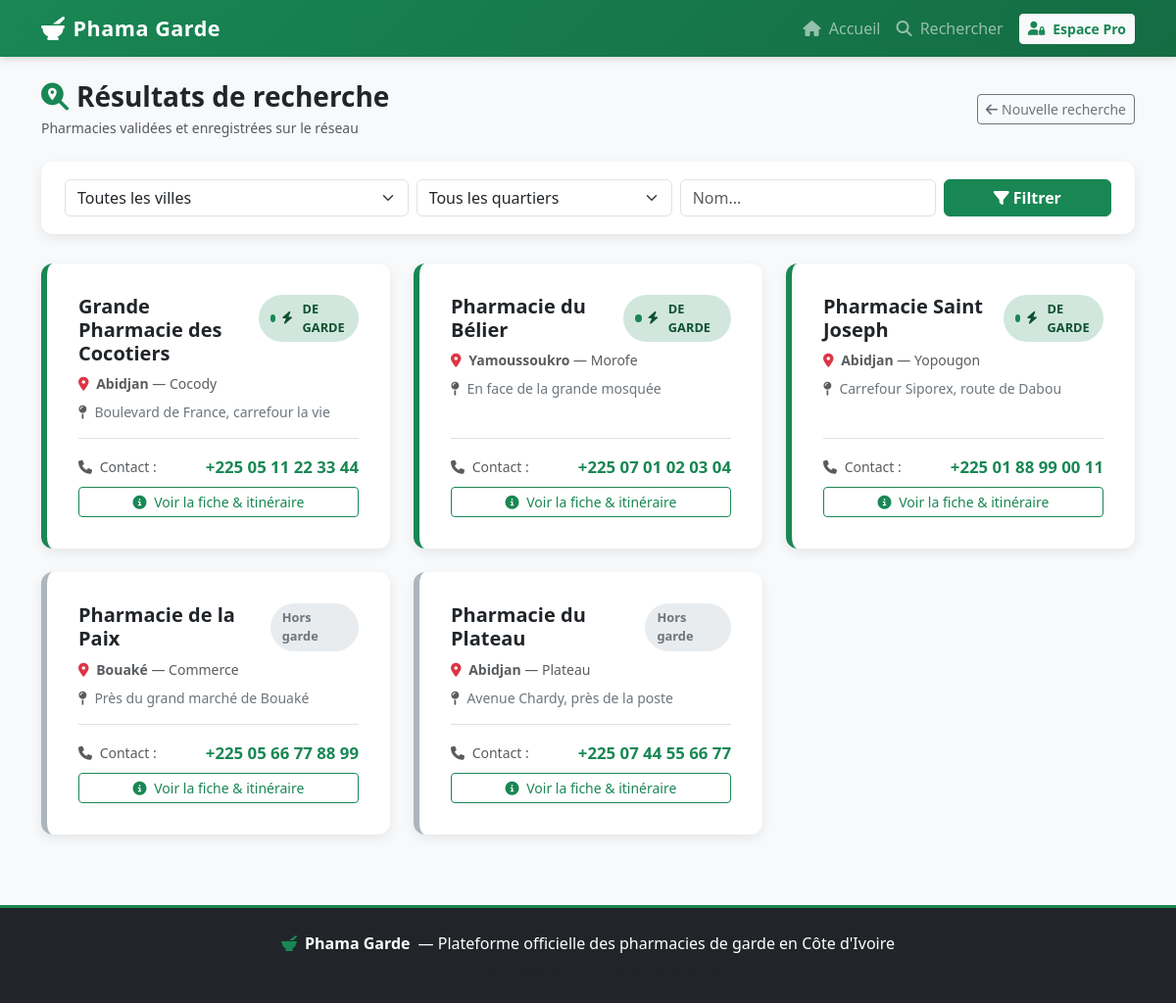
Screenshot of /search with the database file from the repository.
### tables this page shows
CREATE TABLE pharmacies (
    id INT AUTO_INCREMENT PRIMARY KEY,
    user_id INT NOT NULL,
    name VARCHAR(150) NOT NULL,
    city VARCHAR(100) NOT NULL,
    neighborhood VARCHAR(100) DEFAULT NULL,
    address TEXT,
    phone VARCHAR(20),
    is_on_guard TINYINT(1) NOT NULL DEFAULT 0,
    is_approved TINYINT(1) NOT NULL DEFAULT 0,
    created_at TIMESTAMP DEFAULT CURRENT_TIMESTAMP,
    FOREIGN KEY (user_id) REFERENCES users(id) ON DELETE CASCADE
);

### controllers/ClientController.php (called while the page is built, shortened)
<?php
require_once __DIR__ . '/../models/Pharmacy.php';
function search(): void
{
    $city         = !empty($_GET['city']) ? trim($_GET['city']) : null;
    $neighborhood = !empty($_GET['neighborhood']) ? trim($_GET['neighborhood']) : null;
    $name         = !empty($_GET['name']) ? trim($_GET['name']) : null;
    $pharmacyModel = new Pharmacy();
    $pharmacies = $pharmacyModel->search($city, $neighborhood, $name);
    $pageCss   = 'results';
    $viewPath  = __DIR__ . '/../views/';
    require $viewPath . 'layouts/header.php';
    require $viewPath . 'client/results.php';
    require $viewPath . 'layouts/footer.php';
}

### config/database.php (called while the page is built)
<?php
return [
    'host'     => '127.0.0.1',
    'dbname'   => 'phama_garde',
    'username' => 'admin',
    'password' => 'admin',
    'charset'  => 'utf8mb4',
    'options'  => [
        PDO::ATTR_ERRMODE            => PDO::ERRMODE_EXCEPTION,
        PDO::ATTR_DEFAULT_FETCH_MODE => PDO::FETCH_ASSOC,
        PDO::ATTR_EMULATE_PREPARES   => false,
    ],
];

### models/Database.php (called while the page is built, shortened)
<?php
class Database
{
    private static ?PDO $instance = null;
    public static function getInstance(): PDO
    {
        if (self::$instance === null) {
            $config = require __DIR__ . '/../config/database.php';
            $dsn = sprintf('mysql:host=%s;dbname=%s;charset=%s',
                $config['host'], $config['dbname'], $config['charset']
            );
            self::$instance = new PDO($dsn, $config['username'], $config['password'], $config['options']);
        }
        return self::$instance;
    }
}

### models/Pharmacy.php (called while the page is built, shortened)
<?php
require_once __DIR__ . '/Database.php';
class Pharmacy
{
    private PDO $db;
    public function __construct()
    {
        $this->db = Database::getInstance();
    }
    public function search(?string $city = null, ?string $neighborhood = null, ?string $name = null): array
    {
        $sql = "SELECT * FROM pharmacies WHERE is_approved = 1";
        $params = [];
        $sql .= ' ORDER BY is_on_guard DESC, name ASC';
        $stmt = $this->db->prepare($sql);
        $stmt->execute($params);
        return $stmt->fetchAll();
    }
}

### views/client/results.php (the view, shortened to what this page needs)
<div class="container py-4">
    <div class="d-flex justify-content-between align-items-center mb-4">
        <div>
            <h1 class="h3 fw-bold mb-1 d-flex align-items-center gap-2">
                <i class="fa-solid fa-magnifying-glass-location text-success"></i>
                <span>Résultats de recherche</span>
            </h1>
            <p class="text-muted small mb-0">Pharmacies validées et enregistrées sur le réseau</p>
        </div>
        <a href="/" class="btn btn-outline-secondary btn-sm d-flex align-items-center gap-1">
            <i class="fa-solid fa-arrow-left"></i>
            <span>Nouvelle recherche</span>
        </a>
    </div>
    <div class="filter-bar">
        <form action="/search" method="GET" class="row g-2 align-items-center" id="searchForm">
            <div class="col-md-4">
                <select class="form-select" id="citySelect" name="city">
                    <option value="">Toutes les villes</option>
                </select>
            </div>
            <div class="col-md-3">
                <select class="form-select" id="neighborhoodSelect" name="neighborhood">
                    <option value="">Tous les quartiers</option>
                </select>
            </div>
            <div class="col-md-3">
                <input type="text" class="form-control" name="name" placeholder="Nom..." value="<?= htmlspecialchars($_GET['name'] ?? '') ?>">
            </div>
            <div class="col-md-2">
                <button type="submit" class="btn btn-success w-100 fw-bold d-flex align-items-center justify-content-center gap-1">
                    <i class="fa-solid fa-filter"></i>
                    <span>Filtrer</span>
                </button>
            </div>
        </form>
    </div>
    <?php if (!empty($pharmacies)): ?>
        <div class="row g-4">
            <?php foreach ($pharmacies as $p): ?>
                <div class="col-lg-4 col-md-6">
                    <div class="card pharmacy-result-card h-100 p-3 <?= $p['is_on_guard'] ? 'is-guard' : 'not-guard' ?>">
                        <div class="card-body d-flex flex-column">
                            <div class="d-flex justify-content-between align-items-start mb-2">
                                <h5 class="fw-bold text-dark mb-0">
                                    <a href="/pharmacy/detail?id=<?= (int)$p['id'] ?>" class="text-dark text-decoration-none">
                                        <?= htmlspecialchars($p['name']) ?>
                                    </a>
                                </h5>
                                <?php if ($p['is_on_guard']): ?>
                                    <span class="status-pill-guard">
                                        <i class="fa-solid fa-bolt me-1"></i> DE GARDE
                                    </span>
                                <?php else: ?>
                                    <span class="status-pill-off">Hors garde</span>
                                <?php endif; ?>
                            </div>
                            <p class="text-muted small mb-2">
                                <i class="fa-solid fa-location-dot text-danger me-1"></i>
                                <strong><?= htmlspecialchars($p['city']) ?></strong>
                                <?php if (!empty($p['neighborhood'])): ?>
                                    — <?= htmlspecialchars($p['neighborhood']) ?>
                                <?php endif; ?>
                            </p>
                            <?php if (!empty($p['address'])): ?>
                                <p class="text-secondary small mb-3">
                                    <i class="fa-solid fa-map-pin text-muted me-1"></i>
                                    <?= htmlspecialchars($p['address']) ?>
                                </p>
                            <?php endif; ?>
                            <div class="mt-auto pt-3 border-top">
                                <div class="d-flex justify-content-between align-items-center mb-2">
                                    <span class="text-muted small"><i class="fa-solid fa-phone me-1"></i> Contact :</span>
                                    <?php if (!empty($p['phone'])): ?>
                                        <a href="tel:<?= htmlspecialchars($p['phone']) ?>" class="phone-link">
                                            <?= htmlspecialchars($p['phone']) ?>
                                        </a>
                                    <?php else: ?>
                                        <span class="text-muted small">Non renseigné</span>
                                    <?php endif; ?>
                                </div>
                                <div class="d-grid mt-2">
                                    <a href="/pharmacy/detail?id=<?= (int)$p['id'] ?>" class="btn btn-sm btn-outline-success">
                                        <i class="fa-solid fa-circle-info me-1"></i> Voir la fiche & itinéraire
                                    </a>
                                </div>
                            </div>
                        </div>
                    </div>
                </div>
            <?php endforeach; ?>
        </div>
    <?php endif; ?>
</div>

### public/index.php (shortened to what this page needs)
<?php
$uri    = rtrim(parse_url($_SERVER['REQUEST_URI'] ?? '/', PHP_URL_PATH), '/') ?: '/';
switch ($uri) {
    case '/search':
        require_once BASE_PATH . '/controllers/ClientController.php';
        search();
        break;
}

### views/layouts/header.php (shortened to what this page needs)
<!DOCTYPE html>
<html lang="fr">
<head>
    <link href="https://cdn.jsdelivr.net/npm/bootstrap@5.3.2/dist/css/bootstrap.min.css" rel="stylesheet">
    <link rel="stylesheet" href="https://cdnjs.cloudflare.com/ajax/libs/font-awesome/6.5.1/css/all.min.css">
    <link rel="stylesheet" href="/assets/css/global.css">
    <?php if (!empty($pageCss)): ?>
        <link rel="stylesheet" href="/assets/css/<?= htmlspecialchars($pageCss) ?>.css">
    <?php endif; ?>
</head>
<body class="<?= !empty($isDashboard) ? 'dashboard-layout-body' : '' ?>">
<?php if (empty($isDashboard)): ?>
<nav class="navbar navbar-expand-lg navbar-dark bg-pharmacy">
    <div class="container">
        <a class="navbar-brand fw-bold d-flex align-items-center gap-2" href="/">
            <i class="fa-solid fa-mortar-pestle fs-4 text-white"></i>
            <span>Phama Garde</span>
        </a>
        <div class="collapse navbar-collapse" id="navMain">
            <ul class="navbar-nav ms-auto align-items-lg-center">
                <li class="nav-item">
                    <a class="nav-link" href="/">
                        <i class="fa-solid fa-house me-1"></i> Accueil
                    </a>
                </li>
                <li class="nav-item">
                    <a class="nav-link" href="/search">
                        <i class="fa-solid fa-magnifying-glass me-1"></i> Rechercher
                    </a>
                </li>
                <?php if (isset($_SESSION['user_id'])): ?>
                    <?php if ($_SESSION['user_role'] === 'admin'): ?>
                        <li class="nav-item">
                            <a class="nav-link" href="/admin/dashboard">
                                <i class="fa-solid fa-chart-line me-1"></i> Administration
                            </a>
                        </li>
                    <?php elseif ($_SESSION['user_role'] === 'pharmacy'): ?>
                        <li class="nav-item">
                            <a class="nav-link" href="/pharmacy/dashboard">
                                <i class="fa-solid fa-hospital-user me-1"></i> Mon Espace
                            </a>
                        </li>
                    <?php endif; ?>
                    <li class="nav-item ms-lg-2">
                        <a class="btn btn-sm btn-outline-light d-flex align-items-center gap-2" href="/logout">
                            <i class="fa-solid fa-arrow-right-from-bracket"></i>
                            <span>Déconnexion</span>
                        </a>
                    </li>
                <?php else: ?>
                    <li class="nav-item ms-lg-2">
                        <a class="btn btn-sm btn-light text-success fw-bold d-flex align-items-center gap-2" href="/login">
                            <i class="fa-solid fa-user-lock"></i>
                            <span>Espace Pro</span>
                        </a>
                    </li>
                <?php endif; ?>
            </ul>
        </div>
    </div>
</nav>
<?php endif; ?>
<main class="<?= !empty($isDashboard) ? 'dashboard-main-area' : '' ?>">

### views/layouts/footer.php (shortened to what this page needs)
</main>
<?php if (empty($isDashboard)): ?>
<footer class="bg-dark text-white text-center py-4 mt-5">
    <div class="container">
        <p class="mb-1 d-flex align-items-center justify-content-center gap-2">
            <i class="fa-solid fa-mortar-pestle text-success"></i>
            <strong>Phama Garde</strong> — Plateforme officielle des pharmacies de garde en Côte d'Ivoire
        </p>
        <p class="mb-0 text-muted small">&copy; <?= date('Y') ?> Phama Garde. Tous droits réservés.</p>
    </div>
</footer>
<?php endif; ?>
</body>
</html>

### public/assets/css/global.css (style rules this page uses)
:root { --pharm-primary: #198754; --pharm-primary-dark: #146c43; --pharm-primary-light: #20c997; --pharm-accent: #0dcaf0; --pharm-danger: #dc3545; --pharm-warning: #ffc107; --pharm-bg: #f8f9fa; --pharm-card-bg: #ffffff; --pharm-text: #212529; --pharm-muted: #6c757d; --pharm-border-radius: 12px; --pharm-shadow: 0 4px 12px rgba(0, 0, 0, 0.08); --pharm-shadow-hover: 0 8px 24px rgba(0, 0, 0, 0.12); }
body { background-color: var(--pharm-bg); color: var(--pharm-text); font-family: 'Segoe UI', system-ui, -apple-system, sans-serif; min-height: 100vh; display: flex; flex-direction: column; }
main { flex: 1 0 auto; }
.bg-pharmacy { background: linear-gradient(135deg, var(--pharm-primary) 0%, var(--pharm-primary-dark) 100%); box-shadow: 0 2px 8px rgba(0, 0, 0, 0.15); }
.navbar-brand { font-size: 1.35rem; letter-spacing: 0.5px; }
.nav-link { font-weight: 500; transition: color 0.2s ease; }
footer { border-top: 3px solid var(--pharm-primary); }

### public/assets/css/results.css (style rules this page uses)
.filter-bar { background: #ffffff; border-radius: var(--pharm-border-radius); padding: 18px 24px; box-shadow: var(--pharm-shadow); margin-bottom: 30px; }
.pharmacy-result-card { background: #ffffff; border: none; border-radius: var(--pharm-border-radius); box-shadow: var(--pharm-shadow); transition: transform 0.2s ease, box-shadow 0.2s ease; overflow: hidden; }
.pharmacy-result-card.is-guard { border-left: 6px solid #198754; }
.pharmacy-result-card.not-guard { border-left: 6px solid #adb5bd; }
.status-pill-guard { background-color: #d1e7dd; color: #0f5132; font-weight: 700; font-size: 0.8rem; padding: 5px 12px; border-radius: 50px; display: inline-flex; align-items: center; gap: 6px; }
.status-pill-guard::before { content: ''; width: 8px; height: 8px; background-color: #198754; border-radius: 50%; display: inline-block; }
.status-pill-off { background-color: #e9ecef; color: #6c757d; font-weight: 600; font-size: 0.8rem; padding: 5px 12px; border-radius: 50px; }
.phone-link { color: #198754; font-weight: 700; font-size: 1.05rem; text-decoration: none; }

### rows the page displays
pharmacies: name "Grande Pharmacie des Cocotiers", is_on_guard 1 (drawn), city "Abidjan", neighborhood "Cocody", address "Boulevard de France, carrefour la vie", phone "+225 05 11 22 33 44"
pharmacies: name "Pharmacie du Bélier", is_on_guard 1 (drawn), city "Yamoussoukro", neighborhood "Morofe", address "En face de la grande mosquée", phone "+225 07 01 02 03 04"
pharmacies: name "Pharmacie Saint Joseph", is_on_guard 1 (drawn), city "Abidjan", neighborhood "Yopougon", address "Carrefour Siporex, route de Dabou", phone "+225 01 88 99 00 11"
pharmacies: name "Pharmacie de la Paix", is_on_guard "Hors garde", city "Bouaké", neighborhood "Commerce", address "Près du grand marché de Bouaké", phone "+225 05 66 77 88 99"
pharmacies: name "Pharmacie du Plateau", is_on_guard "Hors garde", city "Abidjan", neighborhood "Plateau", address "Avenue Chardy, près de la poste", phone "+225 07 44 55 66 77"
